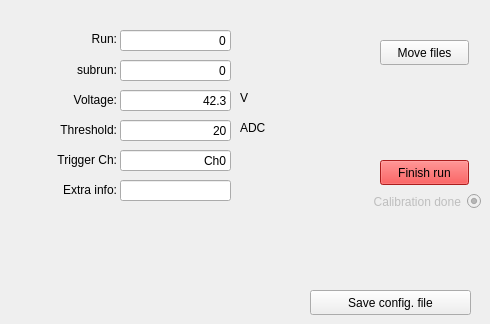
      <widget class="QWidget" name="tab_15">
       <attribute name="title">
        <string>Style2</string>
       </attribute>
       <widget class="QLabel" name="label_7">
        <property name="geometry">
         <rect>
          <x>16</x>
          <y>180</y>
          <width>101</width>
          <height>20</height>
         </rect>
        </property>
        <property name="text">
         <string>Extra info:</string>
        </property>
        <property name="alignment">
         <set>Qt::AlignRight|Qt::AlignTrailing|Qt::AlignVCenter</set>
        </property>
       </widget>
       <widget class="QRadioButton" name="calibration_check">
        <property name="enabled">
         <bool>false</bool>
        </property>
        <property name="geometry">
         <rect>
          <x>320</x>
          <y>190</y>
          <width>161</width>
          <height>23</height>
         </rect>
        </property>
        <property name="layoutDirection">
         <enum>Qt::RightToLeft</enum>
        </property>
        <property name="text">
         <string>Calibration done</string>
        </property>
        <property name="checkable">
         <bool>true</bool>
        </property>
        <property name="checked">
         <bool>true</bool>
        </property>
        <property name="autoRepeat">
         <bool>false</bool>
        </property>
        <property name="autoExclusive">
         <bool>false</bool>
        </property>
       </widget>
       <widget class="QLabel" name="triggerCh">
        <property name="geometry">
         <rect>
          <x>16</x>
          <y>150</y>
          <width>101</width>
          <height>20</height>
         </rect>
        </property>
        <property name="text">
         <string>Trigger Ch:</string>
        </property>
        <property name="alignment">
         <set>Qt::AlignRight|Qt::AlignTrailing|Qt::AlignVCenter</set>
        </property>
       </widget>
       <widget class="QLabel" name="label">
        <property name="geometry">
         <rect>
          <x>50</x>
          <y>30</y>
          <width>67</width>
          <height>17</height>
         </rect>
        </property>
        <property name="text">
         <string>Run:</string>
        </property>
        <property name="alignment">
         <set>Qt::AlignRight|Qt::AlignTrailing|Qt::AlignVCenter</set>
        </property>
       </widget>
       <widget class="QLabel" name="label_4">
        <property name="geometry">
         <rect>
          <x>16</x>
          <y>120</y>
          <width>101</width>
          <height>20</height>
         </rect>
        </property>
        <property name="text">
         <string>Threshold:</string>
        </property>
        <property name="alignment">
         <set>Qt::AlignRight|Qt::AlignTrailing|Qt::AlignVCenter</set>
        </property>
       </widget>
       <widget class="QLabel" name="label_2">
        <property name="geometry">
         <rect>
          <x>46</x>
          <y>60</y>
          <width>71</width>
          <height>20</height>
         </rect>
        </property>
        <property name="text">
         <string>subrun:</string>
        </property>
        <property name="alignment">
         <set>Qt::AlignRight|Qt::AlignTrailing|Qt::AlignVCenter</set>
        </property>
       </widget>
       <widget class="QLineEdit" name="voltage">
        <property name="geometry">
         <rect>
          <x>120</x>
          <y>90</y>
          <width>111</width>
          <height>21</height>
         </rect>
        </property>
        <property name="text">
         <string>42.3</string>
        </property>
        <property name="alignment">
         <set>Qt::AlignRight|Qt::AlignTrailing|Qt::AlignVCenter</set>
        </property>
       </widget>
       <widget class="QLineEdit" name="trigger_channel">
        <property name="geometry">
         <rect>
          <x>120</x>
          <y>150</y>
          <width>111</width>
          <height>21</height>
         </rect>
        </property>
        <property name="styleSheet">
         <string notr="true"/>
        </property>
        <property name="text">
         <string>Ch0</string>
        </property>
        <property name="alignment">
         <set>Qt::AlignRight|Qt::AlignTrailing|Qt::AlignVCenter</set>
        </property>
       </widget>
       <widget class="QLineEdit" name="run">
        <property name="geometry">
         <rect>
          <x>120</x>
          <y>30</y>
          <width>111</width>
          <height>21</height>
         </rect>
        </property>
        <property name="text">
         <string>0</string>
        </property>
        <property name="alignment">
         <set>Qt::AlignRight|Qt::AlignTrailing|Qt::AlignVCenter</set>
        </property>
        <property name="readOnly">
         <bool>false</bool>
        </property>
       </widget>
       <widget class="QPushButton" name="button_movefile">
        <property name="geometry">
         <rect>
          <x>380</x>
          <y>40</y>
          <width>89</width>
          <height>25</height>
         </rect>
        </property>
        <property name="text">
         <string>Move files</string>
        </property>
       </widget>
       <widget class="QLabel" name="label_6">
        <property name="geometry">
         <rect>
          <x>240</x>
          <y>120</y>
          <width>41</width>
          <height>16</height>
         </rect>
        </property>
        <property name="text">
         <string>ADC</string>
        </property>
       </widget>
       <widget class="QLineEdit" name="subrun">
        <property name="geometry">
         <rect>
          <x>120</x>
          <y>60</y>
          <width>111</width>
          <height>21</height>
         </rect>
        </property>
        <property name="text">
         <string>0</string>
        </property>
        <property name="alignment">
         <set>Qt::AlignRight|Qt::AlignTrailing|Qt::AlignVCenter</set>
        </property>
       </widget>
       <widget class="QPushButton" name="pushButton_2">
        <property name="geometry">
         <rect>
          <x>380</x>
          <y>160</y>
          <width>89</width>
          <height>25</height>
         </rect>
        </property>
        <property name="palette">
         <palette>
          <active>
           <colorrole role="Button">
            <brush brushstyle="SolidPattern">
             <color alpha="255">
              <red>239</red>
              <green>41</green>
              <blue>41</blue>
             </color>
            </brush>
           </colorrole>
           <colorrole role="Light">
            <brush brushstyle="SolidPattern">
             <color alpha="255">
              <red>255</red>
              <green>51</green>
              <blue>51</blue>
             </color>
            </brush>
           </colorrole>
           <colorrole role="Midlight">
            <brush brushstyle="SolidPattern">
             <color alpha="255">
              <red>229</red>
              <green>25</green>
              <blue>25</blue>
             </color>
            </brush>
           </colorrole>
           <colorrole role="Dark">
            <brush brushstyle="SolidPattern">
             <color alpha="255">
              <red>102</red>
              <green>0</green>
              <blue>0</blue>
             </color>
            </brush>
           </colorrole>
           <colorrole role="Mid">
            <brush brushstyle="SolidPattern">
             <color alpha="255">
              <red>136</red>
              <green>0</green>
              <blue>0</blue>
             </color>
            </brush>
           </colorrole>
           <colorrole role="Base">
            <brush brushstyle="SolidPattern">
             <color alpha="255">
              <red>239</red>
              <green>41</green>
              <blue>41</blue>
             </color>
            </brush>
           </colorrole>
           <colorrole role="Window">
            <brush brushstyle="SolidPattern">
             <color alpha="255">
              <red>239</red>
              <green>41</green>
              <blue>41</blue>
             </color>
            </brush>
           </colorrole>
           <colorrole role="Shadow">
            <brush brushstyle="SolidPattern">
             <color alpha="255">
              <red>0</red>
              <green>0</green>
              <blue>0</blue>
             </color>
            </brush>
           </colorrole>
           <colorrole role="AlternateBase">
            <brush brushstyle="SolidPattern">
             <color alpha="255">
              <red>229</red>
              <green>127</green>
              <blue>127</blue>
             </color>
            </brush>
           </colorrole>
          </active>
          <inactive>
           <colorrole role="Button">
            <brush brushstyle="SolidPattern">
             <color alpha="255">
              <red>239</red>
              <green>41</green>
              <blue>41</blue>
             </color>
            </brush>
           </colorrole>
           <colorrole role="Light">
            <brush brushstyle="SolidPattern">
             <color alpha="255">
              <red>255</red>
              <green>51</green>
              <blue>51</blue>
             </color>
            </brush>
           </colorrole>
           <colorrole role="Midlight">
            <brush brushstyle="SolidPattern">
             <color alpha="255">
              <red>229</red>
              <green>25</green>
              <blue>25</blue>
             </color>
            </brush>
           </colorrole>
           <colorrole role="Dark">
            <brush brushstyle="SolidPattern">
             <color alpha="255">
              <red>102</red>
              <green>0</green>
              <blue>0</blue>
             </color>
            </brush>
           </colorrole>
           <colorrole role="Mid">
            <brush brushstyle="SolidPattern">
             <color alpha="255">
              <red>136</red>
              <green>0</green>
              <blue>0</blue>
             </color>
            </brush>
           </colorrole>
           <colorrole role="Base">
            <brush brushstyle="SolidPattern">
             <color alpha="255">
              <red>239</red>
              <green>41</green>
              <blue>41</blue>
             </color>
            </brush>
           </colorrole>
           <colorrole role="Window">
            <brush brushstyle="SolidPattern">
             <color alpha="255">
              <red>239</red>
              <green>41</green>
              <blue>41</blue>
             </color>
            </brush>
           </colorrole>
           <colorrole role="Shadow">
            <brush brushstyle="SolidPattern">
             <color alpha="255">
              <red>0</red>
              <green>0</green>
              <blue>0</blue>
             </color>
            </brush>
           </colorrole>
           <colorrole role="AlternateBase">
            <brush brushstyle="SolidPattern">
             <color alpha="255">
              <red>229</red>
              <green>127</green>
              <blue>127</blue>
             </color>
            </brush>
           </colorrole>
          </inactive>
          <disabled>
           <colorrole role="Button">
            <brush brushstyle="SolidPattern">
             <color alpha="255">
              <red>239</red>
              <green>41</green>
              <blue>41</blue>
             </color>
            </brush>
           </colorrole>
           <colorrole role="Light">
            <brush brushstyle="SolidPattern">
             <color alpha="255">
              <red>255</red>
              <green>51</green>
              <blue>51</blue>
             </color>
            </brush>
           </colorrole>
           <colorrole role="Midlight">
            <brush brushstyle="SolidPattern">
             <color alpha="255">
              <red>229</red>
              <green>25</green>
              <blue>25</blue>
             </color>
            </brush>
           </colorrole>
           <colorrole role="Dark">
            <brush brushstyle="SolidPattern">
             <color alpha="255">
              <red>102</red>
              <green>0</green>
              <blue>0</blue>
             </color>
            </brush>
           </colorrole>
           <colorrole role="Mid">
            <brush brushstyle="SolidPattern">
             <color alpha="255">
              <red>136</red>
              <green>0</green>
              <blue>0</blue>
             </color>
            </brush>
           </colorrole>
           <colorrole role="Base">
            <brush brushstyle="SolidPattern">
             <color alpha="255">
              <red>239</red>
              <green>41</green>
              <blue>41</blue>
             </color>
            </brush>
           </colorrole>
           <colorrole role="Window">
            <brush brushstyle="SolidPattern">
             <color alpha="255">
              <red>239</red>
              <green>41</green>
              <blue>41</blue>
             </color>
            </brush>
           </colorrole>
           <colorrole role="Shadow">
            <brush brushstyle="SolidPattern">
             <color alpha="255">
              <red>0</red>
              <green>0</green>
              <blue>0</blue>
             </color>
            </brush>
           </colorrole>
           <colorrole role="AlternateBase">
            <brush brushstyle="SolidPattern">
             <color alpha="255">
              <red>204</red>
              <green>0</green>
              <blue>0</blue>
             </color>
            </brush>
           </colorrole>
          </disabled>
         </palette>
        </property>
        <property name="autoFillBackground">
         <bool>false</bool>
        </property>
        <property name="styleSheet">
         <string notr="true">background-color: rgb(239, 41, 41);
</string>
        </property>
        <property name="text">
         <string>Finish run</string>
        </property>
        <property name="autoDefault">
         <bool>false</bool>
        </property>
        <property name="default">
         <bool>false</bool>
        </property>
        <property name="flat">
         <bool>false</bool>
        </property>
       </widget>
       <widget class="QLineEdit" name="threshold">
        <property name="geometry">
         <rect>
          <x>120</x>
          <y>120</y>
          <width>111</width>
          <height>21</height>
         </rect>
        </property>
        <property name="text">
         <string>20</string>
        </property>
        <property name="alignment">
         <set>Qt::AlignRight|Qt::AlignTrailing|Qt::AlignVCenter</set>
        </property>
       </widget>
       <widget class="QLabel" name="label_5">
        <property name="geometry">
         <rect>
          <x>240</x>
          <y>90</y>
          <width>16</width>
          <height>16</height>
         </rect>
        </property>
        <property name="text">
         <string>V</string>
        </property>
       </widget>
       <widget class="QLabel" name="label_3">
        <property name="geometry">
         <rect>
          <x>36</x>
          <y>90</y>
          <width>81</width>
          <height>20</height>
         </rect>
        </property>
        <property name="text">
         <string>Voltage:</string>
        </property>
        <property name="alignment">
         <set>Qt::AlignRight|Qt::AlignTrailing|Qt::AlignVCenter</set>
        </property>
       </widget>
       <widget class="QLineEdit" name="extra">
        <property name="geometry">
         <rect>
          <x>120</x>
          <y>180</y>
          <width>111</width>
          <height>21</height>
         </rect>
        </property>
        <property name="styleSheet">
         <string notr="true"/>
        </property>
        <property name="text">
         <string/>
        </property>
        <property name="alignment">
         <set>Qt::AlignRight|Qt::AlignTrailing|Qt::AlignVCenter</set>
        </property>
       </widget>
       <widget class="QPushButton" name="button_save_config">
        <property name="geometry">
         <rect>
          <x>310</x>
          <y>290</y>
          <width>161</width>
          <height>25</height>
         </rect>
        </property>
        <property name="text">
         <string>Save config. file</string>
        </property>
       </widget>
      </widget>
